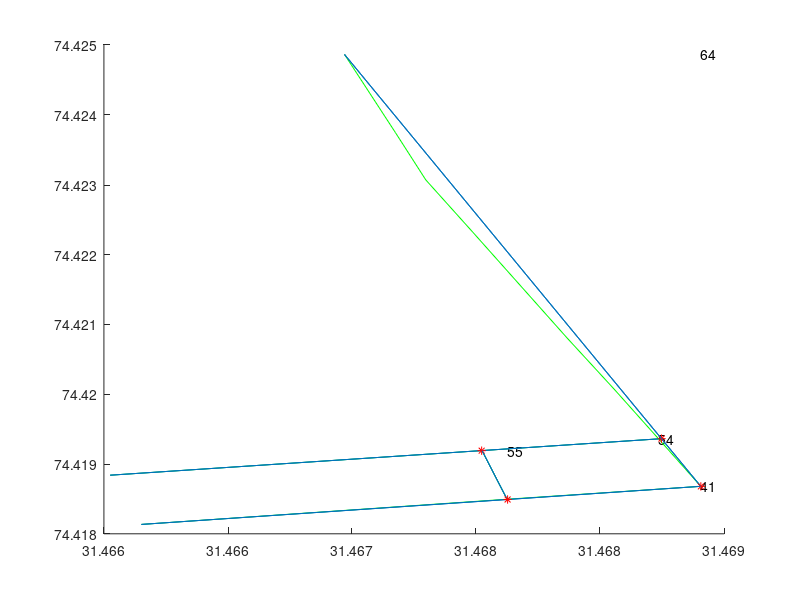

The MATLAB source for this figure: (Note: this script raises an error after producing the figure.)
%% load data into matlab
hold on
clear all
load('cellarray_ways.mat', 'cellarray_ways');
load('blocks.mat','blocks')
num_of_blocks=size(blocks)

for iii=1:num_of_blocks(2)
%Ways = zeros(length(cellarray_ways),length(cellarray_ways{cell_num}),2);
%% find block
for cell_num = 1:length(cellarray_ways)
    for point_num = 1:length(cellarray_ways{cell_num})
        Ways(cell_num,point_num,1) = cellarray_ways{cell_num}{point_num}(1);
        Ways(cell_num,point_num,2) = cellarray_ways{cell_num}{point_num}(2);
    end
end


%% load data into matlab

load('cellarray_ways.mat', 'cellarray_ways');

%Ways = zeros(length(cellarray_ways),length(cellarray_ways{cell_num}),2);
%% find block
for cell_num = 1:length(cellarray_ways)
    for point_num = 1:length(cellarray_ways{cell_num})
        Ways(cell_num,point_num,1) = cellarray_ways{cell_num}{point_num}(1);
        Ways(cell_num,point_num,2) = cellarray_ways{cell_num}{point_num}(2);
    end
end



hold on
X={};
Y={};



    
for cell_num = 1:length(cellarray_ways)
    %plot(Ways(cell_num,:,1) , Ways(cell_num,:,2));
  
     manual_ways_toshow=blocks{iii};
  %%manual_ways_toshow=[1:319]
%% manual_ways_toshow=[63,80,74,97];
    if (sum(cell_num==manual_ways_toshow)==1)
        
        disp([num2str(cell_num) ,'_']);
        %following code is used to detect if the path(set of points) is a
        %relatively straight line
        [p,struct] = polyfit( Ways(cell_num,1:length(cellarray_ways{cell_num}),1) , Ways(cell_num,1:length(cellarray_ways{cell_num}),2) ,1)
        if(struct.df<90000000000000000 )% .df is a measure of straightness (dont know/need the exact details)
            
            plot( Ways(cell_num,1:length(cellarray_ways{cell_num}),1) , Ways(cell_num,1:length(cellarray_ways{cell_num}),2) ,'g');
            X{end+1}= Ways(cell_num,1:length(cellarray_ways{cell_num}),1);
            Y{end+1}= Ways(cell_num,1:length(cellarray_ways{cell_num}),2);
        else
            %dont plot lines that arent straight
            disp('is not a st line')
        end
        % number the lines for easy marking of paths
        text(max(Ways(cell_num,1:length(cellarray_ways{cell_num}),1)),max(Ways(cell_num,1:length(cellarray_ways{cell_num}),2)),num2str(cell_num))
        disp('^');
    end
end





%% pick a way and get its neighbouring ways
way_end={};
way_start={};
diff={};
for i = 1:length( manual_ways_toshow)
    
   
    way_end{i}=[X{i}(1),Y{i}(1)];   
    way_start{i}=[X{i}(length(X{i})),Y{i}(length(Y{i}))];
    diff{i}=way_end{i}-way_start{i};
    slopes(i)=(diff{i}(2)/diff{i}(1));

 
end    
slopes1=slopes;
slopes=abs(slopes);
one=min(slopes);
one=find(slopes==one);
slopes(one)=inf;

two=min(slopes);
two=find(slopes==two);
slopes(one)=-inf;
slopes(two)=-inf;

three=max(slopes);
three=find(slopes==three);
slopes(three)=-inf;

four=max(slopes);
four=find(slopes==four);

slopes=slopes1   
   
   
   
   
   
   
   
   
   
   
   x1=[way_start{one}(1), way_end{one}(1)];
   y1=[way_start{one}(2), way_end{one}(2)];
   
    p1 = polyfit(x1,y1,1);
    
   x2=[way_start{four}(1), way_end{four}(1)];
   y2=[way_start{four}(2), way_end{four}(2)];
   
    p2 = polyfit(x2,y2,1); 
drawnow;

x_intersect = fzero(@(x) polyval(p1-p2,x),3);
y_intersect = polyval(p1,x_intersect);

line(x1,y1);

line(x2,y2);
plot(x_intersect,y_intersect,'r*')
x_pts(1)=x_intersect;
y_pts(1)=y_intersect;

%%%%%%%%%%%%%%%%%%%%%%%%%%%%%%%%%%%%%%%%%%%%%%%%%%%%%%%%%%%%%%%%%%%%%%%%%%%%%%%%%%%%%%%%%%%%%%%%%%%%%%%%%%%%%%%%%%%%
 x11=[way_start{one}(1), way_end{one}(1)];
   y11=[way_start{one}(2), way_end{one}(2)];
   
    p11 = polyfit(x11,y11,1);
    
   x21=[way_start{three}(1), way_end{three}(1)];
   y21=[way_start{three}(2), way_end{three}(2)];
   
    p21 = polyfit(x21,y21,1); 
%%drawnow;

x_intersect1 = fzero(@(x) polyval(p11-p21,x),3);
y_intersect1 = polyval(p11,x_intersect1);

line(x11,y11);

line(x21,y21);
plot(x_intersect1,y_intersect1,'r*')
x_pts(2)=x_intersect1;
y_pts(2)=y_intersect1;


%%%%%%%%%%%%%%%%%%%%%%%%%%%%%%%%%%%%%%%%%%%%%%%%%%%%%%%%%%%%%%%%%%%%%%%%%%%%%%%%%%%%%%%%%%%%%%%%%%%%%%%%%%%%%%%%%%
 x1=[way_start{two}(1), way_end{two}(1)];
   y1=[way_start{two}(2), way_end{two}(2)];
   
    p1 = polyfit(x1,y1,1);
    
   x2=[way_start{four}(1), way_end{four}(1)];
   y2=[way_start{four}(2), way_end{four}(2)];
   
    p2 = polyfit(x2,y2,1); 
%%drawnow;

x_intersect = fzero(@(x) polyval(p1-p2,x),3);
y_intersect = polyval(p1,x_intersect);

line(x1,y1);

line(x2,y2);
plot(x_intersect,y_intersect,'r*')
x_pts(3)=x_intersect;
y_pts(3)=y_intersect;
drawnow;
%%%%%%%%%%%%%%%%%%%%%%%%%%%%%%%%%%%%%%%%%%%%%%%%%%%%%%%%%%%%%%%%%%%%%%%%%%%%%%%%%%%%%%%%%%%%%%%%%%%%%%%%%%%%%%%%%%%%%%%%%
x1=[way_start{two}(1), way_end{two}(1)];
   y1=[way_start{two}(2), way_end{two}(2)];
   
    p1 = polyfit(x1,y1,1);
    
   x2=[way_start{three}(1), way_end{three}(1)];
   y2=[way_start{three}(2), way_end{three}(2)];
   
    p2 = polyfit(x2,y2,1); 
%%drawnow;

x_intersect = fzero(@(x) polyval(p1-p2,x),3);
y_intersect = polyval(p1,x_intersect);

line(x1,y1);

line(x2,y2);
plot(x_intersect,y_intersect,'r*')

x_pts(4)=x_intersect;
y_pts(4)=y_intersect;
%%%%%%%%%%%%%%%%%%%%%%%%%%%%%%%%%%%%%%%%%%%%%%%%%%%%%%%%%%%%%%%%%%%%%%%%%%%%%%%%%%%%%%%%%%%%%%%%%%%%%%%%%%%%%%%%%%%%%%%%%%%%%%%%%%%%%%%%5
drawnow;


%%%%%%%%%%%%%%%%%%%%%%%%%%%%%%%%%%%%%%%%%%%%%%%%%%%%%%%%%%%%%%%%%%%%%%%%%%%%%%%%%%%%%%%%%%%%%%%%%%%%%%%%%5
%%Find the 2 base points and the 2 top points%%
 indexOf_top_point_1 = -1;
 indexOf_top_point_2 = -1;
if(y_pts(1)<y_pts(3) && (y_pts(2)<y_pts(4)) )
    
        
        indexOf_base_point1 = 1;
        indexOf_base_point2 = 2;
        indexOf_top_point_1 = 3;
        indexOf_top_point_2 = 4;
        
    
    
elseif(y_pts(1)<y_pts(4) && (y_pts(2)<y_pts(3)))
     
    
        indexOf_base_point1 = 1;
        indexOf_base_point2 = 2;
        indexOf_top_point_1 = 3;
        indexOf_top_point_2 = 4;
    
     
        
else        
        indexOf_base_point1 = 3;
        indexOf_base_point2 = 4;
        indexOf_top_point_1 = 1;
        indexOf_top_point_2 = 2;
    
end



%%%%%%%%%%%%%%%%%%%%%%%%%%%%%%%%%%%%%%%%%%%%%%%%%%%%%%%%%%%%%%%%
%%Find Mid of the 2 pts and iterate%%
mid_x_basepts= x_pts(indexOf_base_point1)*0.5 + x_pts(indexOf_base_point2)*0.5;

mid_y_basepts= y_pts(indexOf_base_point1)*0.5 + y_pts(indexOf_base_point2)*0.5;

mid_x_top_pts= x_pts(indexOf_top_point_1)*0.5 + x_pts(indexOf_top_point_2)*0.5;

mid_y_top_pts= y_pts(indexOf_top_point_1)*0.5 + y_pts(indexOf_top_point_2)*0.5;


x_pts(5) = mid_x_basepts;

y_pts(5) = mid_y_basepts;

x_pts(6) = mid_x_top_pts;

y_pts(6) = mid_y_top_pts;

perpendicular_to_base_X = [x_pts(5),x_pts(6)];

perpendicular_to_base_Y = [y_pts(5),y_pts(6)];

plot(x_pts(5) , y_pts(5) , 'X')

plot(x_pts(6) , y_pts(6) , 'X')


%%%%%%%%%%%%%%%%%%%%%%%%%%%%%%%%%%%%%%%%%%%%%%%%%%%%%%%%%%%%%%%%%%%%%%%
%%%%%%%%%For dividing plots%%%%%%%%%%%%%%%%
if(x_pts(indexOf_base_point1) < x_pts(indexOf_base_point2))
    left_base_pt_x = (x_pts(indexOf_base_point1));
   
    left_base_pt_y = (y_pts(indexOf_base_point1));
    
    right_base_pt_x = (x_pts(indexOf_base_point2));
   
    right_base_pt_y = (y_pts(indexOf_base_point2));
    
    
else
    left_base_pt_x = (x_pts(indexOf_base_point2));
   
    left_base_pt_y = (y_pts(indexOf_base_point2));
    
    right_base_pt_x = (x_pts(indexOf_base_point1));
   
    right_base_pt_y = (y_pts(indexOf_base_point1));
end


if(x_pts(indexOf_top_point_1) < x_pts(indexOf_top_point_2))
    left_top_pt_x = (x_pts(indexOf_top_point_1));
   
    left_top_pt_y = (y_pts(indexOf_top_point_1));
    
    right_top_pt_x = (x_pts(indexOf_top_point_2));
   
    right_top_pt_y = (y_pts(indexOf_top_point_2));
    
else
    left_top_pt_x = (x_pts(indexOf_top_point_2));
   
    left_top_pt_y = (y_pts(indexOf_top_point_2));
    
    right_top_pt_x = (x_pts(indexOf_top_point_1));
   
    right_top_pt_y = (y_pts(indexOf_top_point_1));
end
slope_1=(right_top_pt_y - right_base_pt_y)/(right_top_pt_x -right_base_pt_x );

slope_2=(left_top_pt_y - left_base_pt_y)/(left_top_pt_x - left_base_pt_x );

curr_X1 = right_top_pt_x;

curr_Y1 = right_top_pt_y;

curr_X2 = left_top_pt_x;

curr_Y2 = left_top_pt_y;

%% controls size of each slice%%
delta = 0.00005;
count_1=0;
count_2=0;
%%%%%%%%%%%%%%%%%%%%%%%
if (slope_1 < 0 && slope_2 > 0)
    curr_X1 = right_base_pt_x;
    curr_Y1 = right_base_pt_y;
    while(curr_Y2+ slope_2 * delta >left_base_pt_y && curr_Y1+slope_1 * delta>right_base_pt_y)

  
    curr_X1 = curr_X1 + delta;

    curr_X2 = curr_X2 + delta*-1;

    curr_Y2 = curr_Y2 + slope_2 * delta*-1;

    curr_Y1 = curr_Y1 + slope_1 * delta;


    x_points = [curr_X1 ,  curr_X2];

    y_points = [curr_Y1 ,  curr_Y2];

    plot(x_points,y_points);

    count_1=count_1+  1;
    end
end
if (slope_2 < 0 && slope_1 > 0)
   
    while(curr_Y2+ slope_2 * delta >left_base_pt_y && curr_Y1+slope_1 * delta>right_base_pt_y)

  
    curr_X1 = curr_X1 + delta*-1;

    curr_X2 = curr_X2 + delta;

    curr_Y2 = curr_Y2 + slope_2 * delta;

    curr_Y1 = curr_Y1 + slope_1 * delta*-1;


    x_points = [curr_X1 ,  curr_X2];

    y_points = [curr_Y1 ,  curr_Y2];

    plot(x_points,y_points);

    count_1=count_1+  1;
    end
    
    
end
while(curr_Y2+ slope_2 * delta >left_base_pt_y && curr_Y1+slope_1 * delta>right_base_pt_y)

  
curr_X1 = curr_X1 + delta;

curr_X2 = curr_X2 + delta;

curr_Y2 = curr_Y2 + slope_2 * delta;

curr_Y1 = curr_Y1 + slope_1 * delta;


x_points = [curr_X1 ,  curr_X2];

y_points = [curr_Y1 ,  curr_Y2];

plot(x_points,y_points);

count_1=count_1+  1;
end

end



%%%%%%%%%%%%%%%%%%%%%%%%%%%%%%%%%%%%%%%%%%%%%%%%%%%%%